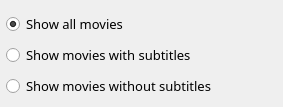
        <widget class="QFrame" name="ViewButtonFrame">
         <widget class="QRadioButton" name="ShowAllRadio">
          <property name="geometry">
           <rect>
            <x>6</x>
            <y>12</y>
            <width>154</width>
            <height>24</height>
           </rect>
          </property>
          <property name="font">
           <font>
            <family>Museo Sans For Dell</family>
            <pointsize>10</pointsize>
           </font>
          </property>
          <property name="text">
           <string>Show all movies</string>
          </property>
          <property name="checked">
           <bool>true</bool>
          </property>
         </widget>
         <widget class="QRadioButton" name="ShowSubsRadio">
          <property name="geometry">
           <rect>
            <x>6</x>
            <y>43</y>
            <width>241</width>
            <height>24</height>
           </rect>
          </property>
          <property name="font">
           <font>
            <family>Museo Sans For Dell</family>
            <pointsize>10</pointsize>
           </font>
          </property>
          <property name="text">
           <string>Show movies with subtitles</string>
          </property>
         </widget>
         <widget class="QRadioButton" name="ShowNoSubsRadio">
          <property name="geometry">
           <rect>
            <x>6</x>
            <y>74</y>
            <width>268</width>
            <height>24</height>
           </rect>
          </property>
          <property name="font">
           <font>
            <family>Museo Sans For Dell</family>
            <pointsize>10</pointsize>
           </font>
          </property>
          <property name="text">
           <string>Show movies without subtitles</string>
          </property>
         </widget>
        </widget>
